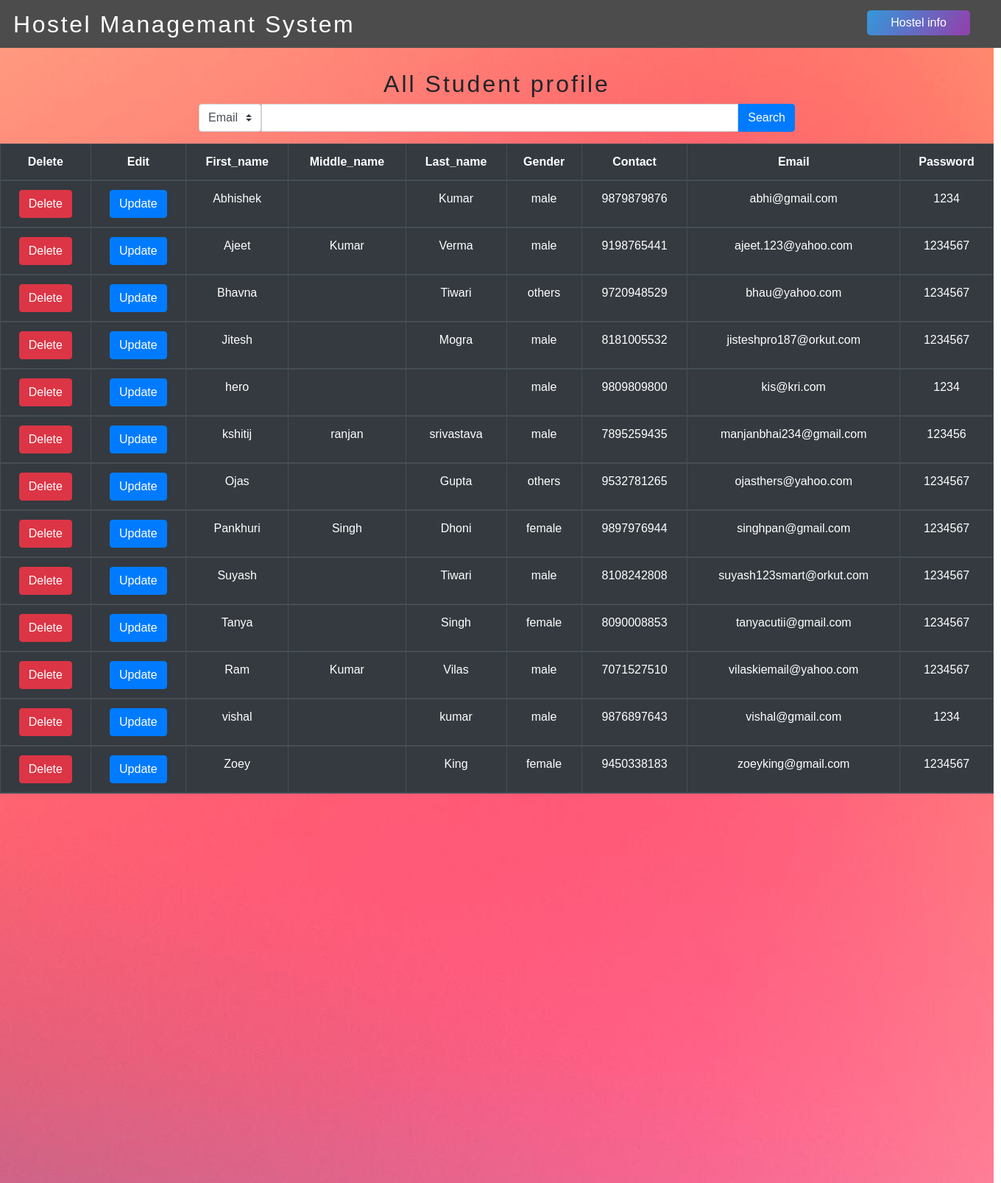
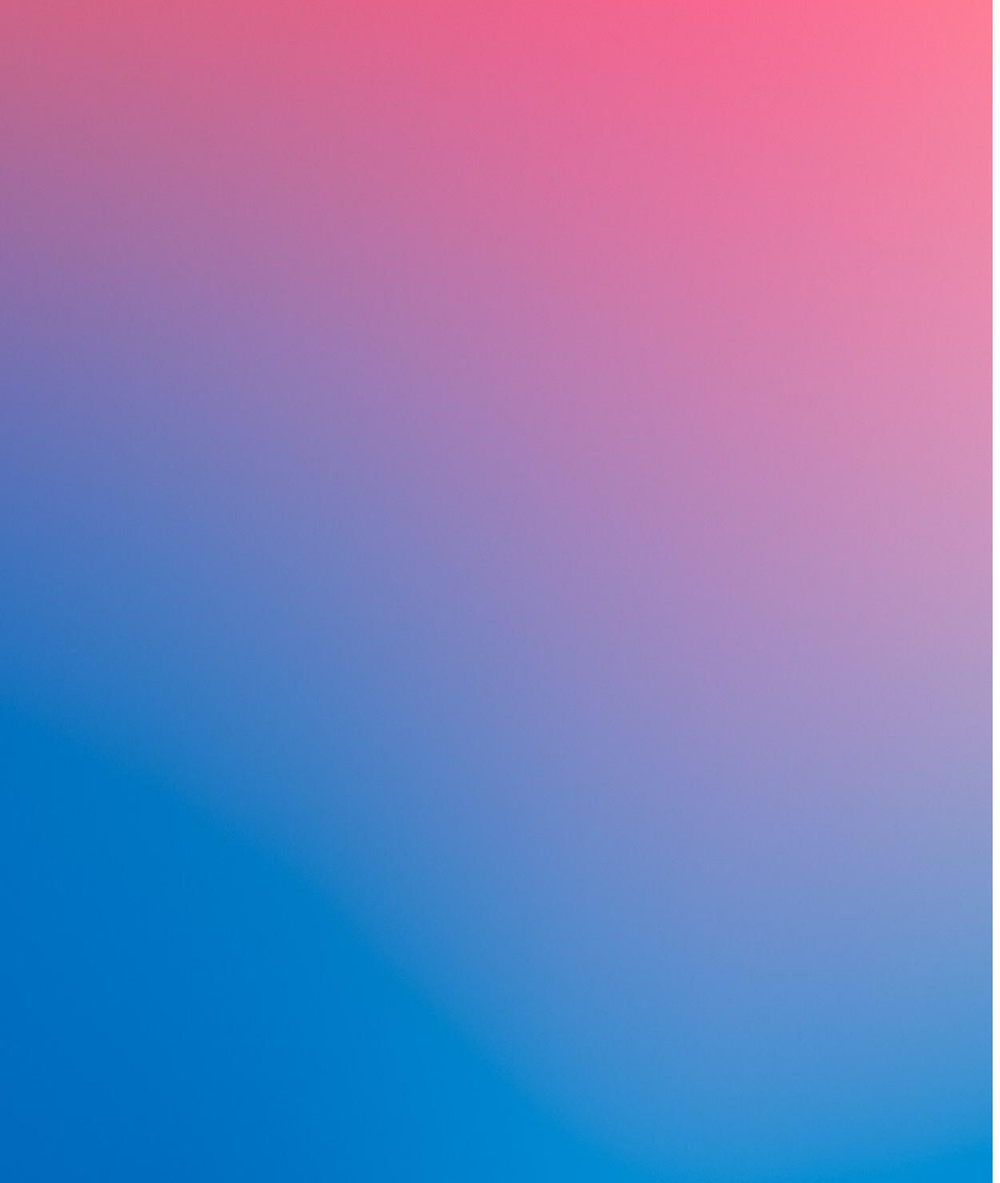
The page /admin_more.php on the database its author committed (2 pictures, top to bottom).
### tables this page shows
CREATE TABLE `user_signup` (
  `first_name` varchar(20) NOT NULL,
  `middle_name` varchar(20) DEFAULT NULL,
  `last_name` varchar(20) DEFAULT NULL,
  `gender` varchar(10) NOT NULL,
  `contact` varchar(10) NOT NULL,
  `email` varchar(50) NOT NULL,
  `password` varchar(50) NOT NULL,
  `time` timestamp NOT NULL DEFAULT current_timestamp()
);

### admin_more.php (the view, shortened to what this page needs)
<!DOCTYPE html>
<html lang="en">
  <head>
    <link rel="stylesheet" href="https://stackpath.bootstrapcdn.com/bootstrap/4.3.1/css/bootstrap.min.css">
    <link rel="stylesheet" href="style2.css">
  </head>
<body>
<div class="all">
	         <nav class="navbar fixed-top">
			     <div class="header">
		             <h2 class="text_style">Hostel Managemant System</h2>
		              <a href="admin_info.php"><button id="button" class="logbtn">Hostel info</button> </a>
     	          </div>
              </nav>
			   		  <div class="vishal">
			   		  	<h2 class="page-title">All Student profile </h2>
			   		   </div>
              <form action="admin_more.php" method="POST">
				<div class="input-group mb-3">
				  <div class="input-group-prepend mmm">
				  		<select class="custom-select" name="gender" id="gender">
				        <option value="0" selected>Email</option>
				      </select>
				  </div>
				  <input type="text" name="input" id="input" class="form-control" />
				    <div class="input-group-append nnn">
			  <button  type="submit" name="submit" value="submit" class="btn btn-primary">Search</button>
				  </div>
				</div>
              </form>
	<div class="">
		 <div class="">
             <div class="table-responsive">
				<table class="table table-striped table-dark table-bordered">
				  <thead>
				    <tr class="text-center">
				      <th scope="col">Delete</th>
				      <th scope="col">Edit</th>
				      <th scope="col">First_name</th>
				      <th scope="col">Middle_name</th>
				      <th scope="col">Last_name</th>
				      <th scope="col">Gender</th>
				      <th scope="col">Contact</th>
				      <th scope="col">Email</th>
				      <th scope="col">Password</th>
				   </tr>
				  <?php
					 $q = "select * from user_signup ";
					 $query = mysqli_query($conn,$q);
					 while($res = mysqli_fetch_array($query)){
					 ?>
					 <tr class="text-center">
					 <td> <button class="btn-danger btn"> <a href="2delete.php?email=<?php echo $res['email']; ?>" class="text-white"> Delete </a> </button> </td>
					 <td> <button class="btn-primary btn"> <a href="2update.php?email=<?php echo $res['email']; ?>" class="text-white"> Update </a></button> </td>
					 <td> <?php echo $res['first_name'];  ?> </td>
					 <td> <?php echo $res['middle_name'];  ?> </td>
					 <td> <?php echo $res['last_name'];  ?> </td>
					 <td> <?php echo $res['gender'];  ?> </td>
					 <td> <?php echo $res['contact'];  ?> </td>
					 <td> <?php echo $res['email'];  ?> </td>
					 <td> <?php echo $res['password'];  ?> </td>
					 </tr>
					 <?php
					 }
					  ?>
				</table>
		 </div>
		</div>
       </div>
   </div>
  </body>
</html>

### style2.css (style rules this page uses)
.header { background-color: rgba(0,0,0, 0.7); width:1366px; height:65px; text-decoration: white; overflow: hidden; position: fixed; top: 0; margin-left: -18px; }
.vishal { margin-top: 65px; padding-top: 30px; }
.page-title { text-align: center; font-family: sans-serif; letter-spacing: 3px; }
body { margin: 0px; padding: 0px; font-family: sans-serif; }
.logbtn { display: block; width: 140px; height: 34px; border: none; background: linear-gradient(120deg,#3498db,#8e44ad,#3498db); background-size: 200%; color: #fff; outline: none; cursor: pointer; transition: .5s; border-radius: 5px; }
#button { float:left; background-color: white; border: none; color: white; text-align: center; display: inline-block; margin: -46px 0px 0px 1180px; }
.text_style { color: white; font-family: sans-serif; padding: 14px 0px 0px 20px; width: 500px; letter-spacing: 2.6px; }
.all { width: 1350px; height: 3150px; background-repeat: no-repeat; background-image: url(1111.jpg); background-size: 1350px 3150px; }

### admin_more.php (style rules this page uses)
.mmm { margin-right:0%; margin-left: 20%; }
.nnn { margin-right:20%; margin-left:0%; }

### rows shown on the page
user_signup: first_name "Abhishek", last_name "Kumar", gender "male", contact "9879879876", email "abhi@gmail.com", password "1234"
user_signup: first_name "Ajeet", middle_name "Kumar", last_name "Verma", gender "male", contact "9198765441", email "ajeet.123@yahoo.com", password "1234567"
user_signup: first_name "Bhavna", last_name "Tiwari", gender "others", contact "9720948529", email "bhau@yahoo.com", password "1234567"
user_signup: first_name "Jitesh", last_name "Mogra", gender "male", contact "8181005532", email "jisteshpro187@orkut.com", password "1234567"
user_signup: first_name "hero", gender "male", contact "9809809800", email "kis@kri.com", password "1234"
user_signup: first_name "kshitij", middle_name "ranjan", last_name "srivastava", gender "male", contact "7895259435", email "manjanbhai234@gmail.com", password "123456"
user_signup: first_name "Ojas", last_name "Gupta", gender "others", contact "9532781265", email "ojasthers@yahoo.com", password "1234567"
user_signup: first_name "Pankhuri", middle_name "Singh", last_name "Dhoni", gender "female", contact "9897976944", email "singhpan@gmail.com", password "1234567"
user_signup: first_name "Suyash", last_name "Tiwari", gender "male", contact "8108242808", email "suyash123smart@orkut.com", password "1234567"
user_signup: first_name "Tanya", last_name "Singh", gender "female", contact "8090008853", email "tanyacutii@gmail.com", password "1234567"
user_signup: first_name "Ram", middle_name "Kumar", last_name "Vilas", gender "male", contact "7071527510", email "vilaskiemail@yahoo.com", password "1234567"
user_signup: first_name "vishal", last_name "kumar", gender "male", contact "9876897643", email "vishal@gmail.com", password "1234"
user_signup: first_name "Zoey", last_name "King", gender "female", contact "9450338183", email "zoeyking@gmail.com", password "1234567"
